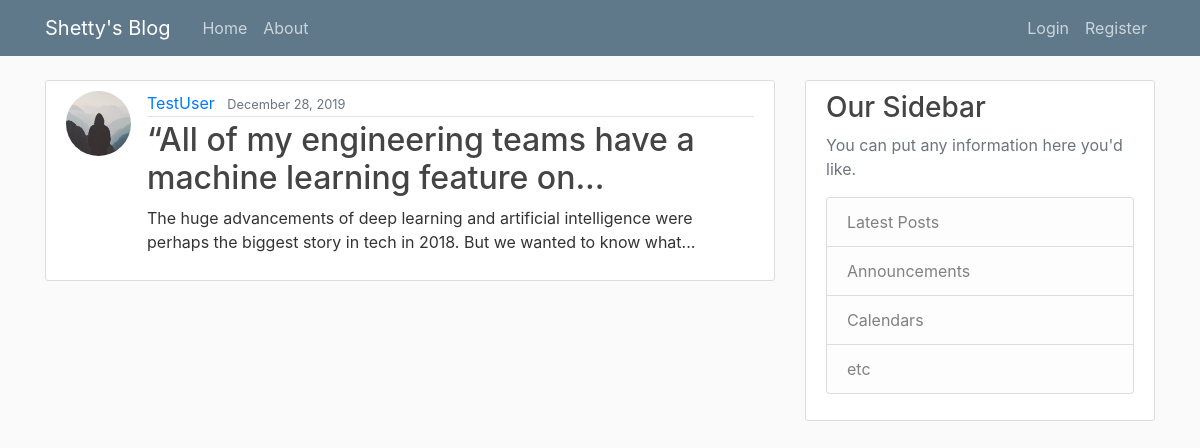
The app's page /post/24/ with its own data.
### blog/models.py (models this page shows, shortened)
class Post(models.Model):
    title = models.CharField(max_length=100)
    content = models.TextField()
    date_posted = models.DateTimeField(default=timezone.now)
    author = models.ForeignKey(User, on_delete=models.CASCADE)

### users/models.py (models this page shows, shortened)
class Profile(models.Model):
    user = models.OneToOneField(User, on_delete=models.CASCADE)
    image = models.ImageField(default='default.jpg', upload_to='profile_pics')

### blog/views.py (the view)
# urls.py: path('post/<int:pk>/', PostDetailView.as_view(), name='post-detail'),
class PostDetailView(DetailView):
    model = Post

### blog/templates/blog/post_detail.html (shortened to what this page needs)
{% extends "blog/base.html" %}
{% block content %}
    <article class="media content-section">
        <img class="rounded-circle article-img" src="{{ object.author.profile.image.url }}">
        <div class="media-body">
        <div class="article-metadata">
            <a class="mr-2" href="{% url 'user-posts' object.author.username %}">{{ object.author }}</a>
            <small class="text-muted">{{ object.date_posted|date:"F d, Y" }}</small>
        </div>
        <h2 class="article-title">{{ object.title }}</h2>
        <p class="article-content">{{ object.content }}</p>
        </div>
    </article>
{% endblock content %}

### blog/static/blog/main.css (style rules this page uses)
body { background: #fafafa; color: #333333; margin-top: 5rem; }
h1, h2, h3, h4, h5, h6 { color: #444444; }
.content-section { background: #ffffff; padding: 10px 20px; border: 1px solid #dddddd; border-radius: 3px; margin-bottom: 20px; }
.article-title { color: #444444; }
.article-content { white-space: pre-line; }
.article-img { height: 65px; width: 65px; margin-right: 16px; }
.article-metadata { padding-bottom: 1px; margin-bottom: 4px; border-bottom: 1px solid #e3e3e3 }

### records on screen
Post: author.profile.image (placeholder picture), author "TestUser", date_posted "December 28, 2019", title "“All of my engineering teams have a machine learning feature on...", content "The huge advancements of deep learning and artificial intelligence were perhaps the biggest story in tech in 2018. But we wanted to know what..."
